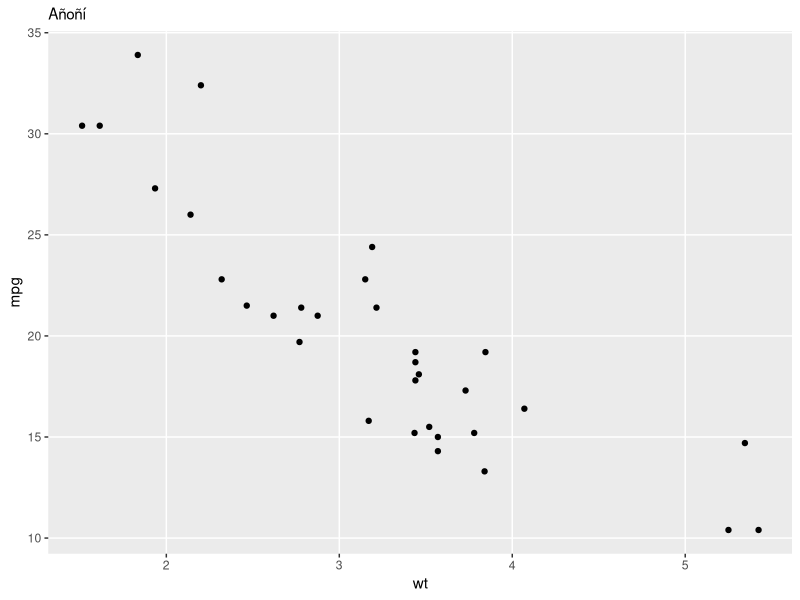

R code for this plot:
data(mtcars)
library(ggplot2)

ggplot(mtcars, aes(wt, mpg)) +
  geom_point()+labs(subtitle = "Añoñí") + theme(panel.grid.minor = element_line(colour = "gray93",
    linetype = "blank"))